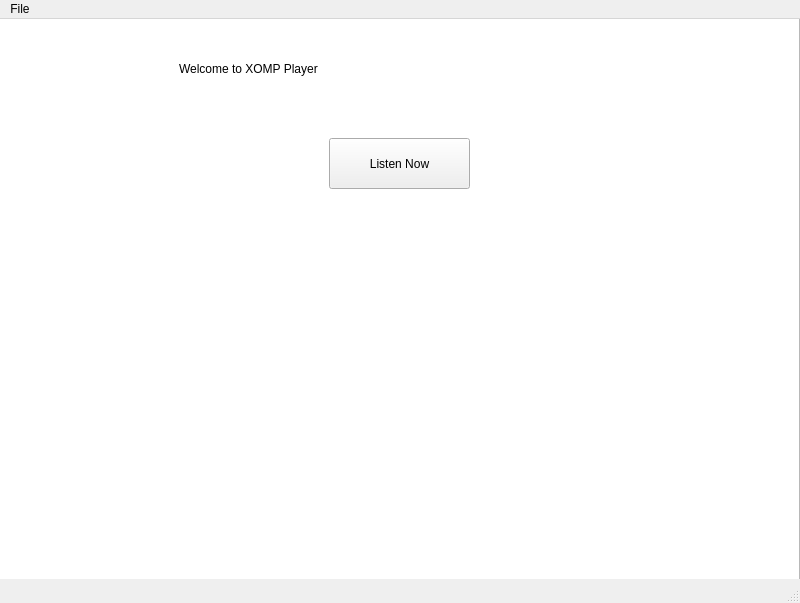
<?xml version="1.0" encoding="UTF-8"?>
<ui version="4.0">
 <class>MainWindow</class>
 <widget class="QMainWindow" name="MainWindow">
  <property name="geometry">
   <rect>
    <x>0</x>
    <y>0</y>
    <width>800</width>
    <height>603</height>
   </rect>
  </property>
  <property name="windowTitle">
   <string>MainWindow</string>
  </property>
  <widget class="QWidget" name="centralwidget">
   <widget class="QFrame" name="musicControlFrame">
    <property name="geometry">
     <rect>
      <x>0</x>
      <y>469</y>
      <width>801</width>
      <height>91</height>
     </rect>
    </property>
    <property name="styleSheet">
     <string notr="true">background-color: rgb(223, 233, 247);</string>
    </property>
    <property name="frameShape">
     <enum>QFrame::StyledPanel</enum>
    </property>
    <property name="frameShadow">
     <enum>QFrame::Raised</enum>
    </property>
    <widget class="QSlider" name="horizontalSlider">
     <property name="geometry">
      <rect>
       <x>9</x>
       <y>0</y>
       <width>781</width>
       <height>22</height>
      </rect>
     </property>
     <property name="orientation">
      <enum>Qt::Horizontal</enum>
     </property>
    </widget>
    <widget class="QPushButton" name="playPauseBtn">
     <property name="geometry">
      <rect>
       <x>340</x>
       <y>20</y>
       <width>101</width>
       <height>71</height>
      </rect>
     </property>
     <property name="styleSheet">
      <string notr="true">background-color: rgb(57, 163, 238);</string>
     </property>
     <property name="text">
      <string/>
     </property>
    </widget>
    <widget class="QPushButton" name="nextBtn">
     <property name="geometry">
      <rect>
       <x>450</x>
       <y>20</y>
       <width>101</width>
       <height>71</height>
      </rect>
     </property>
     <property name="styleSheet">
      <string notr="true">background-color: rgb(57, 163, 238);</string>
     </property>
     <property name="text">
      <string/>
     </property>
    </widget>
    <widget class="QPushButton" name="previousBtn">
     <property name="geometry">
      <rect>
       <x>230</x>
       <y>20</y>
       <width>101</width>
       <height>71</height>
      </rect>
     </property>
     <property name="styleSheet">
      <string notr="true">background-color: rgb(57, 163, 238);</string>
     </property>
     <property name="text">
      <string/>
     </property>
    </widget>
    <widget class="QPushButton" name="shuffleBtn">
     <property name="geometry">
      <rect>
       <x>120</x>
       <y>20</y>
       <width>101</width>
       <height>71</height>
      </rect>
     </property>
     <property name="styleSheet">
      <string notr="true">background-color: rgb(57, 163, 238);</string>
     </property>
     <property name="text">
      <string/>
     </property>
    </widget>
    <widget class="QPushButton" name="repeatBtn">
     <property name="geometry">
      <rect>
       <x>560</x>
       <y>20</y>
       <width>101</width>
       <height>71</height>
      </rect>
     </property>
     <property name="styleSheet">
      <string notr="true">background-color: rgb(57, 163, 238);
</string>
     </property>
     <property name="text">
      <string/>
     </property>
    </widget>
    <widget class="QLabel" name="songCurrentDuration">
     <property name="geometry">
      <rect>
       <x>10</x>
       <y>20</y>
       <width>60</width>
       <height>16</height>
      </rect>
     </property>
     <property name="text">
      <string>00:00</string>
     </property>
    </widget>
    <widget class="QLabel" name="songTotalDuration">
     <property name="geometry">
      <rect>
       <x>750</x>
       <y>20</y>
       <width>60</width>
       <height>16</height>
      </rect>
     </property>
     <property name="text">
      <string>00:00</string>
     </property>
    </widget>
   </widget>
   <widget class="QFrame" name="playlistFrame">
    <property name="geometry">
     <rect>
      <x>559</x>
      <y>0</y>
      <width>241</width>
      <height>471</height>
     </rect>
    </property>
    <property name="styleSheet">
     <string notr="true">background-color: rgb(242, 246, 252);</string>
    </property>
    <property name="frameShape">
     <enum>QFrame::StyledPanel</enum>
    </property>
    <property name="frameShadow">
     <enum>QFrame::Raised</enum>
    </property>
    <widget class="QTableWidget" name="playlistTable">
     <property name="geometry">
      <rect>
       <x>10</x>
       <y>31</y>
       <width>221</width>
       <height>431</height>
      </rect>
     </property>
     <column>
      <property name="text">
       <string>Song Name</string>
      </property>
      <property name="background">
       <color>
        <red>109</red>
        <green>150</green>
        <blue>184</blue>
       </color>
      </property>
     </column>
     <column>
      <property name="text">
       <string>Action</string>
      </property>
     </column>
    </widget>
    <widget class="QLabel" name="playlistHeading">
     <property name="geometry">
      <rect>
       <x>80</x>
       <y>10</y>
       <width>81</width>
       <height>21</height>
      </rect>
     </property>
     <property name="styleSheet">
      <string notr="true">font: 20pt &quot;American Typewriter&quot;;</string>
     </property>
     <property name="text">
      <string>Playlist</string>
     </property>
    </widget>
   </widget>
   <widget class="QFrame" name="currentlyPlayingFrame">
    <property name="geometry">
     <rect>
      <x>0</x>
      <y>0</y>
      <width>221</width>
      <height>471</height>
     </rect>
    </property>
    <property name="styleSheet">
     <string notr="true">background-color: rgb(242, 246, 252);</string>
    </property>
    <property name="frameShape">
     <enum>QFrame::StyledPanel</enum>
    </property>
    <property name="frameShadow">
     <enum>QFrame::Raised</enum>
    </property>
    <widget class="QLabel" name="currentlyPlayingHeading">
     <property name="geometry">
      <rect>
       <x>60</x>
       <y>10</y>
       <width>101</width>
       <height>51</height>
      </rect>
     </property>
     <property name="styleSheet">
      <string notr="true">font: 20pt &quot;American Typewriter&quot;;</string>
     </property>
     <property name="text">
      <string>Currently
  Playing</string>
     </property>
    </widget>
    <widget class="QLabel" name="currentlyPlayingSong">
     <property name="geometry">
      <rect>
       <x>60</x>
       <y>60</y>
       <width>101</width>
       <height>51</height>
      </rect>
     </property>
     <property name="styleSheet">
      <string notr="true">font: 20pt &quot;American Typewriter&quot;;</string>
     </property>
     <property name="text">
      <string>-</string>
     </property>
    </widget>
   </widget>
   <widget class="QFrame" name="songsListFrame">
    <property name="geometry">
     <rect>
      <x>220</x>
      <y>0</y>
      <width>341</width>
      <height>471</height>
     </rect>
    </property>
    <property name="styleSheet">
     <string notr="true">background-color: rgb(213, 229, 241);</string>
    </property>
    <property name="frameShape">
     <enum>QFrame::StyledPanel</enum>
    </property>
    <property name="frameShadow">
     <enum>QFrame::Raised</enum>
    </property>
    <widget class="QListWidget" name="songsTable">
     <property name="geometry">
      <rect>
       <x>5</x>
       <y>30</y>
       <width>271</width>
       <height>441</height>
      </rect>
     </property>
    </widget>
    <widget class="QListWidget" name="songActionTable">
     <property name="geometry">
      <rect>
       <x>280</x>
       <y>30</y>
       <width>61</width>
       <height>441</height>
      </rect>
     </property>
    </widget>
    <widget class="QLabel" name="featuredSongsHeading">
     <property name="geometry">
      <rect>
       <x>60</x>
       <y>5</y>
       <width>161</width>
       <height>21</height>
      </rect>
     </property>
     <property name="styleSheet">
      <string notr="true">font: 20pt &quot;American Typewriter&quot;;</string>
     </property>
     <property name="text">
      <string>Featured Songs</string>
     </property>
    </widget>
   </widget>
   <widget class="QFrame" name="splashScreenFrame">
    <property name="geometry">
     <rect>
      <x>-1</x>
      <y>-1</y>
      <width>801</width>
      <height>561</height>
     </rect>
    </property>
    <property name="frameShape">
     <enum>QFrame::StyledPanel</enum>
    </property>
    <property name="frameShadow">
     <enum>QFrame::Raised</enum>
    </property>
    <widget class="QLabel" name="imageLabel">
     <property name="geometry">
      <rect>
       <x>-1</x>
       <y>-5</y>
       <width>801</width>
       <height>571</height>
      </rect>
     </property>
     <property name="styleSheet">
      <string notr="true">background-color: rgb(255, 255, 255);</string>
     </property>
     <property name="text">
      <string/>
     </property>
    </widget>
    <widget class="QLabel" name="welcomeLabel">
     <property name="geometry">
      <rect>
       <x>180</x>
       <y>10</y>
       <width>451</width>
       <height>81</height>
      </rect>
     </property>
     <property name="styleSheet">
      <string notr="true">font: italic 25pt &quot;Zapfino&quot;;</string>
     </property>
     <property name="text">
      <string>Welcome to XOMP Player</string>
     </property>
    </widget>
    <widget class="QPushButton" name="listenNowBtn">
     <property name="geometry">
      <rect>
       <x>330</x>
       <y>120</y>
       <width>141</width>
       <height>51</height>
      </rect>
     </property>
     <property name="styleSheet">
      <string notr="true">font: 20pt &quot;Montserrat Alternates&quot;;</string>
     </property>
     <property name="text">
      <string>Listen Now</string>
     </property>
    </widget>
   </widget>
  </widget>
  <widget class="QMenuBar" name="menubar">
   <property name="geometry">
    <rect>
     <x>0</x>
     <y>0</y>
     <width>800</width>
     <height>22</height>
    </rect>
   </property>
   <widget class="QMenu" name="menuFile">
    <property name="title">
     <string>File</string>
    </property>
    <addaction name="actionOpen"/>
    <addaction name="actionSave_Playlist"/>
    <addaction name="separator"/>
    <addaction name="actionQuit"/>
   </widget>
   <addaction name="menuFile"/>
  </widget>
  <widget class="QStatusBar" name="statusbar"/>
  <action name="actionOpen">
   <property name="text">
    <string>Open</string>
   </property>
  </action>
  <action name="actionSave_Playlist">
   <property name="text">
    <string>Save Playlist</string>
   </property>
  </action>
  <action name="actionQuit">
   <property name="text">
    <string>Quit</string>
   </property>
  </action>
 </widget>
 <resources/>
 <connections/>
</ui>
